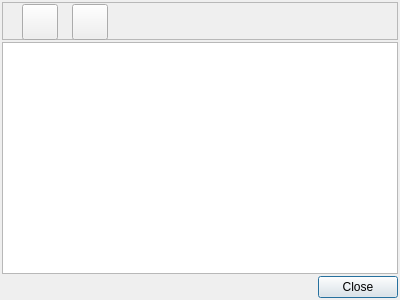
<?xml version="1.0" encoding="UTF-8"?>
<ui version="4.0">
 <class>PrintFormDlg</class>
 <widget class="QDialog" name="PrintFormDlg">
  <property name="geometry">
   <rect>
    <x>0</x>
    <y>0</y>
    <width>400</width>
    <height>300</height>
   </rect>
  </property>
  <property name="windowTitle">
   <string>Questionnaire</string>
  </property>
  <layout class="QVBoxLayout" name="verticalLayout">
   <property name="spacing">
    <number>2</number>
   </property>
   <property name="leftMargin">
    <number>2</number>
   </property>
   <property name="topMargin">
    <number>2</number>
   </property>
   <property name="rightMargin">
    <number>2</number>
   </property>
   <property name="bottomMargin">
    <number>2</number>
   </property>
   <item>
    <widget class="QFrame" name="frame">
     <property name="minimumSize">
      <size>
       <width>0</width>
       <height>38</height>
      </size>
     </property>
     <property name="maximumSize">
      <size>
       <width>16777215</width>
       <height>38</height>
      </size>
     </property>
     <property name="frameShape">
      <enum>QFrame::StyledPanel</enum>
     </property>
     <property name="frameShadow">
      <enum>QFrame::Raised</enum>
     </property>
     <widget class="QToolButton" name="tbPrint">
      <property name="geometry">
       <rect>
        <x>20</x>
        <y>2</y>
        <width>36</width>
        <height>36</height>
       </rect>
      </property>
      <property name="toolTip">
       <string>Print a questionnaire</string>
      </property>
      <property name="text">
       <string/>
      </property>
      <property name="icon">
       <iconset resource="fingram.qrc">
        <normaloff>:/resources/print.png</normaloff>:/resources/print.png</iconset>
      </property>
      <property name="iconSize">
       <size>
        <width>24</width>
        <height>24</height>
       </size>
      </property>
     </widget>
     <widget class="QToolButton" name="tbToPdf">
      <property name="geometry">
       <rect>
        <x>70</x>
        <y>2</y>
        <width>36</width>
        <height>36</height>
       </rect>
      </property>
      <property name="toolTip">
       <string>Save a questionnaire to PDF format file</string>
      </property>
      <property name="text">
       <string/>
      </property>
      <property name="icon">
       <iconset resource="fingram.qrc">
        <normaloff>:/resources/topdf.png</normaloff>:/resources/topdf.png</iconset>
      </property>
      <property name="iconSize">
       <size>
        <width>24</width>
        <height>24</height>
       </size>
      </property>
     </widget>
    </widget>
   </item>
   <item>
    <widget class="QTextEdit" name="textEdit"/>
   </item>
   <item>
    <widget class="QDialogButtonBox" name="buttonBox">
     <property name="orientation">
      <enum>Qt::Horizontal</enum>
     </property>
     <property name="standardButtons">
      <set>QDialogButtonBox::Close</set>
     </property>
    </widget>
   </item>
  </layout>
 </widget>
 <resources>
  <include location="fingram.qrc"/>
 </resources>
 <connections>
  <connection>
   <sender>buttonBox</sender>
   <signal>accepted()</signal>
   <receiver>PrintFormDlg</receiver>
   <slot>accept()</slot>
   <hints>
    <hint type="sourcelabel">
     <x>248</x>
     <y>254</y>
    </hint>
    <hint type="destinationlabel">
     <x>157</x>
     <y>274</y>
    </hint>
   </hints>
  </connection>
  <connection>
   <sender>buttonBox</sender>
   <signal>rejected()</signal>
   <receiver>PrintFormDlg</receiver>
   <slot>reject()</slot>
   <hints>
    <hint type="sourcelabel">
     <x>316</x>
     <y>260</y>
    </hint>
    <hint type="destinationlabel">
     <x>286</x>
     <y>274</y>
    </hint>
   </hints>
  </connection>
 </connections>
</ui>
